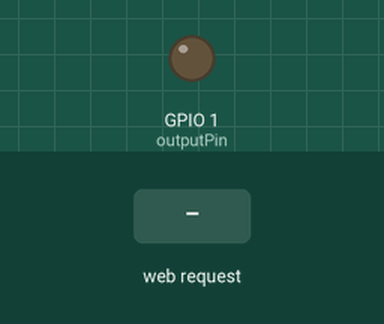
A sketch run on a simulated ESP32. Parts: output pins drawn as LEDs (lit = HIGH). The test bench sets the inputs (shaded band). WiFi joins after 1.5 s; servers stay silent unless stated; what the sketch prints to the serial monitor is not drawn.

Above: at 2.7 s.
2.8 s: HTTP request GET /pin1/off received
At 3.3 s:
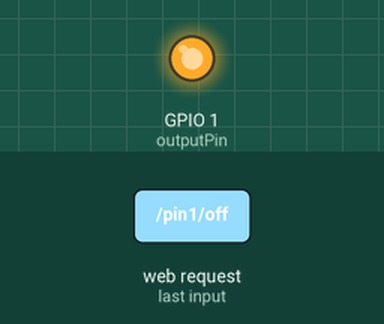
4.3 s: HTTP request GET /pin1/on received
At 5.6 s:
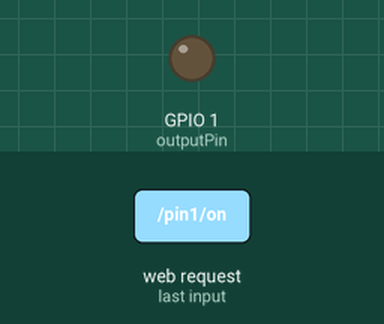
Timing chart, 0 to 7.3 s (numbered marks = the images above; inputs shaded):
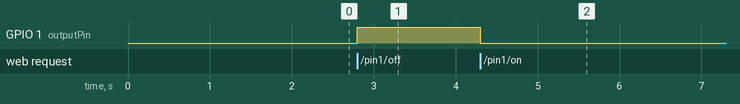

Measured:
- after the input at 2.8 s, GPIO 1 (outputPin): LOW → HIGH at once
- after the input at 4.3 s, GPIO 1 (outputPin): HIGH → LOW at once

The sketch:

espweek2-1.ino
```cpp
#include <WiFi.h>
#include <WebServer.h>

// ⚠️ ใส่ชื่อ Wi-Fi และรหัสผ่านของนายตรงนี้
const char* ssid = "Babybua";
const char* password = "10000000";

// สร้างออบเจกต์ WebServer ที่พอร์ต 80 (พอร์ตมาตรฐานของเว็บ)
WebServer server(80);

// กำหนดขา Pin 1 (ตามที่อาจารย์สั่ง)
const int outputPin = 1;

void setup() {
  // เริ่มต้น Serial Monitor (ความเร็ว 115200) เพื่อดู IP Address
  Serial.begin(115200);

  // ตั้งค่าให้ Pin 1 เป็น Output และสั่งปิดไว้ก่อน
  pinMode(outputPin, OUTPUT);
  digitalWrite(outputPin, LOW);

  // --- เริ่มกระบวนการเชื่อมต่อ Wi-Fi ---
  Serial.println();
  Serial.print("Connecting to WiFi...");
  WiFi.begin(ssid, password);

  // รอจนกว่าจะเชื่อมต่อสำเร็จ
  while (WiFi.status() != WL_CONNECTED) {
    delay(500);
    Serial.print(".");
  }

  // เชื่อมต่อสำเร็จ! พิมพ์ IP Address ออกมาทางหน้าจอ
  Serial.println();
  Serial.print("Connected! Your ESP32 IP Address is: ");
  Serial.println(WiFi.localIP());
  // 📌 เอาเลข IP ตรงนี้แหละ ไปใส่ในโค้ด HTML บรรทัดที่ 40!

  // --- สร้างเส้นทางรอรับคำสั่งจากหน้าเว็บ HTML ---

  // 1. ถ้าหน้าเว็บส่งคำสั่งมาที่ /pin1/on
  server.on("/pin1/on", []() {
    digitalWrite(outputPin, LOW);                 // เปิดอุปกรณ์ (ไฟติด)
    server.send(200, "text/plain", "Pin 1 is ON"); // ส่งข้อความตอบกลับไปหาเว็บ
    Serial.println("Command Received: TURN ON");
  });

  // 2. ถ้าหน้าเว็บส่งคำสั่งมาที่ /pin1/off
  server.on("/pin1/off", []() {
    digitalWrite(outputPin, HIGH);                  // ปิดอุปกรณ์ (ไฟดับ)
    server.send(200, "text/plain", "Pin 1 is OFF");
    Serial.println("Command Received: TURN OFF");
  });

  // 3. จัดการกรณีพิมพ์ URL ผิด
  server.onNotFound([]() {
    server.send(404, "text/plain", "Not Found");
  });

  // สั่งให้ Server เริ่มทำงาน
  server.begin();
  Serial.println("HTTP server started");
}

void loop() {
  // สั่งให้ ESP32 คอยฟังคำสั่งจากผู้ใช้ตลอดเวลา
  server.handleClient();
}
```
